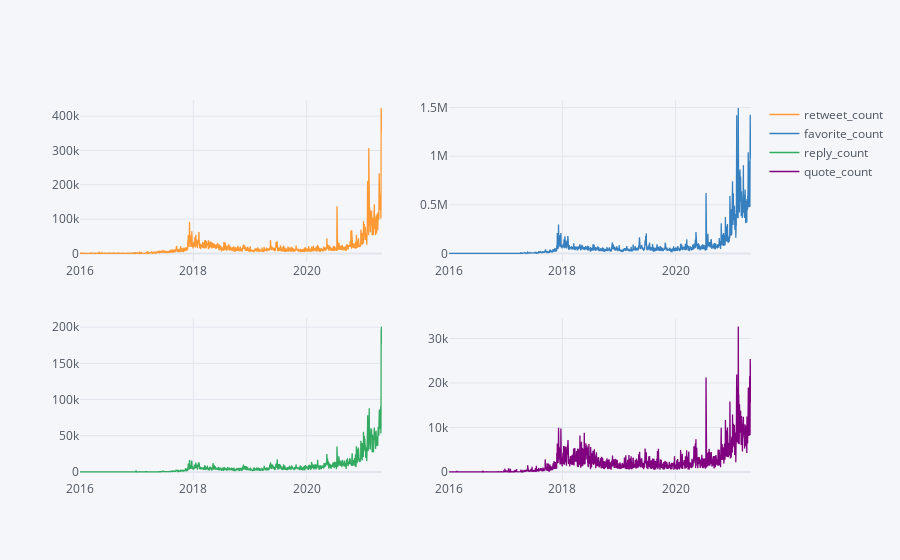

Notebook code cell kept with this figure:
### Code cell
dff = df[['retweet_count', 'favorite_count', 'reply_count', 'quote_count']].loc['2016-01-01':]

z_scores = np.abs(sc.stats.zscore(dff))
dff_smooth = dff[(z_scores < 2).all(axis=1)]

dff_smooth.groupby(pd.Grouper(freq='d')).sum().iplot(subplots=True)

### Figure 1 — Plotly figure (JSON) as saved in the notebook; plotly's stock layout.template omitted (floating-point values rounded to 4 significant figures; data arrays with more than 128 entries replaced by an {"elided": "..."} marker saying what was removed)
{"data": [{"line": {"color": "rgba(255, 153, 51, 1.0)", "dash": "solid", "shape": "linear", "width": 1.3}, "mode": "lines", "name": "retweet_count", "text": "", "type": "scatter", "x": {"elided": "1948 str values"}, "xaxis": "x", "y": {"elided": "1948 int values"}, "yaxis": "y"}, {"line": {"color": "rgba(55, 128, 191, 1.0)", "dash": "solid", "shape": "linear", "width": 1.3}, "mode": "lines", "name": "favorite_count", "text": "", "type": "scatter", "x": {"elided": "1948 str values"}, "xaxis": "x2", "y": {"elided": "1948 int values"}, "yaxis": "y2"}, {"line": {"color": "rgba(50, 171, 96, 1.0)", "dash": "solid", "shape": "linear", "width": 1.3}, "mode": "lines", "name": "reply_count", "text": "", "type": "scatter", "x": {"elided": "1948 str values"}, "xaxis": "x3", "y": {"elided": "1948 int values"}, "yaxis": "y3"}, {"line": {"color": "rgba(128, 0, 128, 1.0)", "dash": "solid", "shape": "linear", "width": 1.3}, "mode": "lines", "name": "quote_count", "text": "", "type": "scatter", "x": {"elided": "1948 str values"}, "xaxis": "x4", "y": {"elided": "1948 int values"}, "yaxis": "y4"}], "layout": {"legend": {"bgcolor": "#F5F6F9", "font": {"color": "#4D5663"}}, "paper_bgcolor": "#F5F6F9", "plot_bgcolor": "#F5F6F9", "title": {"font": {"color": "#4D5663"}}, "xaxis": {"anchor": "y", "domain": [0, 0.45], "gridcolor": "#E1E5ED", "showgrid": true, "tickfont": {"color": "#4D5663"}, "title": {"font": {"color": "#4D5663"}, "text": ""}, "zerolinecolor": "#E1E5ED"}, "xaxis2": {"anchor": "y2", "domain": [0.55, 1], "gridcolor": "#E1E5ED", "showgrid": true, "tickfont": {"color": "#4D5663"}, "title": {"font": {"color": "#4D5663"}, "text": ""}, "zerolinecolor": "#E1E5ED"}, "xaxis3": {"anchor": "y3", "domain": [0, 0.45], "gridcolor": "#E1E5ED", "showgrid": true, "tickfont": {"color": "#4D5663"}, "title": {"font": {"color": "#4D5663"}, "text": ""}, "zerolinecolor": "#E1E5ED"}, "xaxis4": {"anchor": "y4", "domain": [0.55, 1], "gridcolor": "#E1E5ED", "showgrid": true, "tickfont": {"color": "#4D5663"}, "title": {"font": {"color": "#4D5663"}, "text": ""}, "zerolinecolor": "#E1E5ED"}, "yaxis": {"anchor": "x", "domain": [0.575, 1], "gridcolor": "#E1E5ED", "showgrid": true, "tickfont": {"color": "#4D5663"}, "title": {"font": {"color": "#4D5663"}, "text": ""}, "zerolinecolor": "#E1E5ED"}, "yaxis2": {"anchor": "x2", "domain": [0.575, 1], "gridcolor": "#E1E5ED", "showgrid": true, "tickfont": {"color": "#4D5663"}, "title": {"font": {"color": "#4D5663"}, "text": ""}, "zerolinecolor": "#E1E5ED"}, "yaxis3": {"anchor": "x3", "domain": [0, 0.425], "gridcolor": "#E1E5ED", "showgrid": true, "tickfont": {"color": "#4D5663"}, "title": {"font": {"color": "#4D5663"}, "text": ""}, "zerolinecolor": "#E1E5ED"}, "yaxis4": {"anchor": "x4", "domain": [0, 0.425], "gridcolor": "#E1E5ED", "showgrid": true, "tickfont": {"color": "#4D5663"}, "title": {"font": {"color": "#4D5663"}, "text": ""}, "zerolinecolor": "#E1E5ED"}}}
